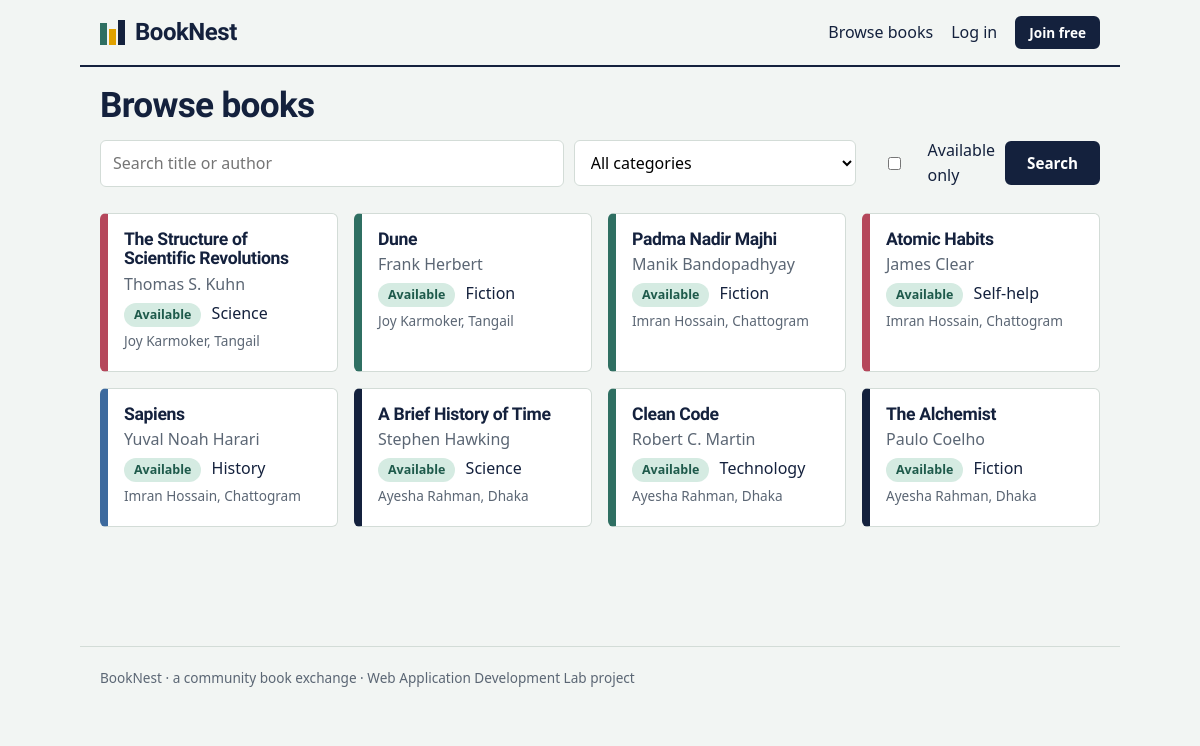
/books, run on the app's committed database.
### tables this page shows
CREATE TABLE books(id INTEGER PRIMARY KEY, owner_id INTEGER NOT NULL, title TEXT NOT NULL,
  author TEXT NOT NULL, category TEXT, cond TEXT, description TEXT DEFAULT '', available INTEGER DEFAULT 1,
  created TEXT DEFAULT CURRENT_TIMESTAMP);

CREATE TABLE users(id INTEGER PRIMARY KEY, name TEXT NOT NULL, email TEXT UNIQUE NOT NULL,
  password TEXT NOT NULL, role TEXT DEFAULT 'member', city TEXT DEFAULT '', bio TEXT DEFAULT '',
  created TEXT DEFAULT CURRENT_TIMESTAMP);

### app.py (the view)
@app.route("/books")
def books():
    term, cat, only = request.args.get("q", "").strip(), request.args.get("cat", ""), request.args.get("avail")
    sql, args = BOOK_SQL + "WHERE 1=1", []
    if term: sql += " AND (b.title LIKE ? OR b.author LIKE ?)"; args += [f"%{term}%"] * 2
    if cat: sql += " AND b.category=?"; args.append(cat)
    if only: sql += " AND b.available=1"
    return render_template("books.html", books=q(sql + " ORDER BY b.id DESC", args), term=term, cat=cat, only=only)

### app.py (called while the page is built)
def db():
    if "db" not in g:
        g.db = sqlite3.connect(DB); g.db.row_factory = sqlite3.Row
    return g.db

def q(sql, args=(), one=False):
    rows = db().execute(sql, args).fetchall()
    return (rows[0] if rows else None) if one else rows

@app.before_request
def load_user():
    g.user = q("SELECT * FROM users WHERE id=?", (session["uid"],), one=True) if "uid" in session else None

### templates/books.html
{% extends "base.html" %}{% block title %}Browse books · BookNest{% endblock %}{% block content %}
<h1>Browse books</h1>
<form class="filters" method="get">
  <input name="q" value="{{ term }}" placeholder="Search title or author">
  <select name="cat"><option value="">All categories</option>{% for c in CATS %}<option {{ 'selected' if c == cat }}>{{ c }}</option>{% endfor %}</select>
  <label class="check"><input type="checkbox" name="avail" value="1" {{ 'checked' if only }}> Available only</label>
  <button class="btn">Search</button>
</form>
{% if books %}<div class="grid">{% for b in books %}{% include "_card.html" %}{% endfor %}</div>
{% else %}<p class="empty">No books match that search. Try a shorter title or clear the filters.</p>{% endif %}
{% endblock %}

### templates/_card.html
<a class="card" href="{{ url_for('book', bid=b.id) }}" style="--c:{{ color(b.title) }}">
  <h3>{{ b.title }}</h3><p class="muted">{{ b.author }}</p>
  <p class="meta"><span class="tag {{ 'ok' if b.available else 'out' }}">{{ 'Available' if b.available else 'On loan' }}</span> {{ b.category }}</p>
  <p class="muted small">{{ b.owner }}{% if b.city %}, {{ b.city }}{% endif %}</p>
</a>

### static/style.css (style rules this page uses)
:root { --paper:#F2F5F3;--ink:#14213D;--sage:#2F6F62;--gold:#E0A100;--line:#D3DCD7;--muted:#5B6674;--red:#B5475B }
* { box-sizing:border-box }
body { margin:0;background:var(--paper);color:var(--ink);font:16px/1.6 system-ui,-apple-system,"Segoe UI",sans-serif }
h1,h2,h3,.brand,.hero { font-family:"Bricolage Grotesque",system-ui,sans-serif;line-height:1.1;letter-spacing:-.02em }
h1 { font-size:2.2rem;margin:1.2rem 0 .8rem }
h3 { margin:0 0 .2rem;font-size:1.1rem }
a { color:var(--sage) }
.btn { display:inline-block;background:var(--ink);color:#fff;border:2px solid var(--ink);padding:10px 20px;border-radius:6px;font:600 .95rem system-ui;cursor:pointer;text-decoration:none }
.grid { display:grid;grid-template-columns:repeat(auto-fill,minmax(230px,1fr));gap:16px }
.card { display:block;background:#fff;border:1px solid var(--line);border-left:8px solid var(--c);border-radius:6px;padding:16px;color:var(--ink);text-decoration:none }
.muted { color:var(--muted) }
.small { font-size:.85rem }
.card p { margin:.2rem 0 }
.tag { display:inline-block;font-size:.78rem;font-weight:600;padding:2px 10px;border-radius:99px;background:#E3E8E5;margin-right:6px }
.tag.ok,.tag.approved { background:#D5EBE2;color:#1E5A4B }
.filters { display:flex;gap:10px;flex-wrap:wrap;align-items:center;margin-bottom:24px }
input,select,textarea { font:inherit;padding:10px 12px;border:1.5px solid var(--line);border-radius:6px;background:#fff;width:100% }
.filters input { flex:2 1 220px;width:auto }
.filters select { flex:1 1 160px;width:auto }
.check { display:flex;gap:6px;align-items:center }
.check input { width:auto }

### data on the page
books: title "The Structure of Scientific Revolutions", author "Thomas S. Kuhn", available "Available", category "Science", owner "Joy Karmoker", city "Tangail"
books: title "Dune", author "Frank Herbert", available "Available", category "Fiction", owner "Joy Karmoker", city "Tangail"
books: title "Padma Nadir Majhi", author "Manik Bandopadhyay", available "Available", category "Fiction", owner "Imran Hossain", city "Chattogram"
books: title "Atomic Habits", author "James Clear", available "Available", category "Self-help", owner "Imran Hossain", city "Chattogram"
books: title "Sapiens", author "Yuval Noah Harari", available "Available", category "History", owner "Imran Hossain", city "Chattogram"
books: title "A Brief History of Time", author "Stephen Hawking", available "Available", category "Science", owner "Ayesha Rahman", city "Dhaka"
books: title "Clean Code", author "Robert C. Martin", available "Available", category "Technology", owner "Ayesha Rahman", city "Dhaka"
books: title "The Alchemist", author "Paulo Coelho", available "Available", category "Fiction", owner "Ayesha Rahman", city "Dhaka"
